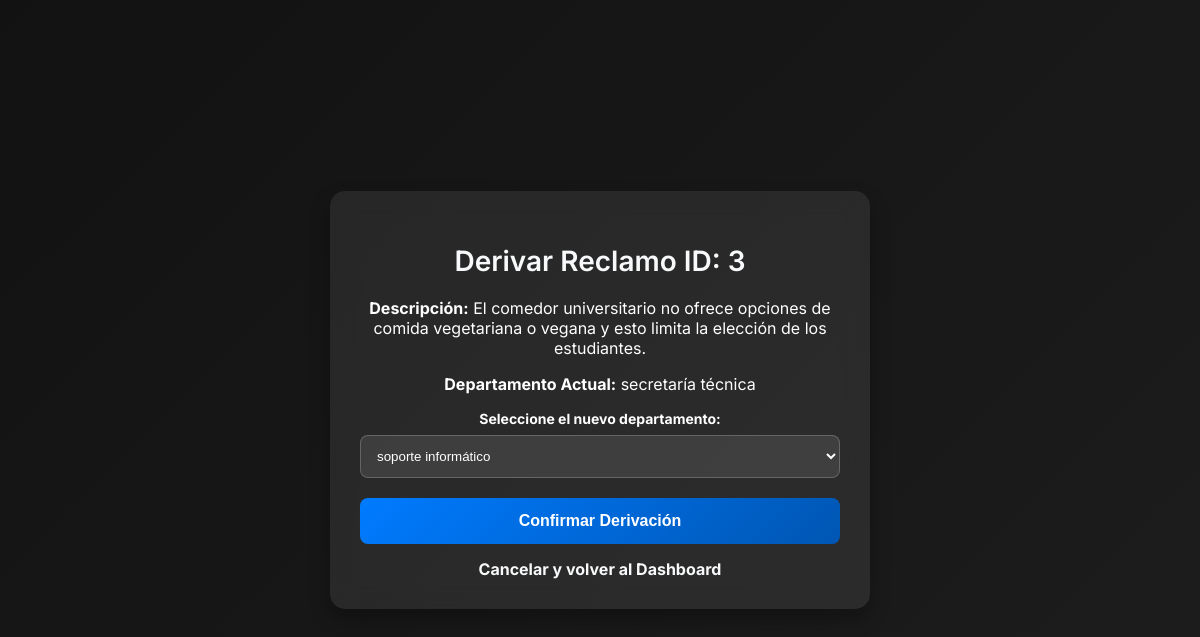
Page /derivar/3 (signed in) on the committed database.
### modules/modelos.py (models this page shows, shortened)
class ModeloReclamo(Base):
    __tablename__= 'reclamos'
    id= Column(Integer, primary_key=True)
    descripcion= Column(String(1000), nullable=False)
    estado= Column(String(50), default="pendiente") #El estado. Puede ser Pendiente, o Resuelto
    departamento= Column(String(100), nullable=False)
    fecha_creacion= Column(DateTime, default=datetime.utcnow)
    fecha_resolucion= Column(DateTime, nullable=True)
    id_usuario= Column(Integer, ForeignKey('usuarios.id')) #Reclamo ligado a usuario
    foto = Column(String(255), nullable=True)

### server.py (the view, shortened to what this page needs)
@app.route('/derivar/<int:id>', methods=['GET', 'POST'])
@login_required
def derivar_reclamo(id):
    if not current_user.es_secretario():
        flash("Acceso denegado. Solo la Secretaría Técnica puede derivar reclamos.", "error")
        return redirect(url_for('dashboard'))
    reclamo = gestor_reclamos.obtener_reclamo(id)
    if not reclamo:
        flash("Reclamo no encontrado.", "error")
        return redirect(url_for('dashboard'))
    departamentos = gestor_reclamos.obtener_departamentos()
    return render_template('derivar_reclamo.html', reclamo=reclamo, departamentos=departamentos)

### modules/dominio.py (called while the page is built)
    @property
    def id(self):
        return self.__id

    @property
    def descripcion(self):
        return self.__descripcion

    @property
    def departamento(self):
        return self.__departamento

    @id.setter
    def id(self, p_id):
        if p_id is not None and not isinstance(p_id, int):
            raise ValueError("El id debe ser un número entero")
        self.__id=p_id

    @descripcion.setter
    def descripcion(self, p_descripcion):
        if not isinstance(p_descripcion, str) or p_descripcion.strip() == "":
            raise ValueError("La descripcion no puede estar vacía")
        self.__descripcion= p_descripcion.strip()

    @estado.setter
    def estado(self, p_estado):
        if p_estado not in ["pendiente", "resuelto", "en proceso","inválido"]:
            raise ValueError("El estado debe ser 'pendiente', 'resuelto', 'en proceso' o 'invalido'")
        self.__estado=p_estado

    @id_usuario.setter
    def id_usuario(self, p_id_usuario):
        if  p_id_usuario is not None and not isinstance(p_id_usuario, int):
            raise ValueError("El ID de usuario debe ser un número entero")
        self.__id_usuario=p_id_usuario

    @departamento.setter
    def departamento(self, p_departamento):
        if not isinstance(p_departamento, str) or p_departamento.strip()== "":
            raise ValueError("El departamento no puede estar vacío")
        self.__departamento=p_departamento

    @fecha_creacion.setter
    def fecha_creacion(self, p_fecha_creacion):
        self.__fecha_creacion= p_fecha_creacion

    @foto.setter
    def foto(self, p_foto):
        self.__foto=p_foto

    @fecha_resolucion.setter
    def fecha_resolucion(self, p_fecha_resolucion):
        self.__fecha_resolucion= p_fecha_resolucion

    @property
    def id(self):
        return self.__id

    @property
    def nombre(self):
        return self.__nombre

    @property
    def apellido(self):
        return self.__apellido

    @property
    def username(self):
        return self.__username

    @property
    def email(self):
        return self.__email

    @property
    def password(self):
        return self.__password

    @property
    def rol(self):
        return self.__rol

    @property
    def departamento(self):
        return self.__departamento

    @property
    def claustro(self):
        return self.__claustro

    @password.setter # This line should have the correct indentation
    def password(self, password: str):
        self.__password = password

### templates/derivar_reclamo.html (shortened to what this page needs)
<!DOCTYPE html>
<html lang="es">
<head>
    <link rel="stylesheet" type="text/css" href="{{ url_for('static', filename='style.css') }}">
</head>
<body>
    <div class="container">
        <h2>Derivar Reclamo ID: {{ reclamo.id }}</h2>
        <p><strong>Descripción:</strong> {{ reclamo.descripcion }}</p>
        <p><strong>Departamento Actual:</strong> {{ reclamo.departamento }}</p>
        <form method="POST">
            <label for="nuevo_departamento">Seleccione el nuevo departamento:</label>
            <select name="nuevo_departamento" class="form-control">
                {% for depto in departamentos %}
                    {% if depto != reclamo.departamento %}
                        <option value="{{ depto }}">{{ depto }}</option>
                    {% endif %}
                {% endfor %}
            </select>
            <button type="submit" class="btn-primary" style="margin-top: 20px;">Confirmar Derivación</button>
        </form>
        <a href="{{ url_for('dashboard') }}" style="margin-top: 15px; display: block;">Cancelar y volver al Dashboard</a>
    </div>
</body>
</html>

### static/style.css (style rules this page uses)
body { font-family: 'Inter', sans-serif; background: linear-gradient(135deg, #121212, #1d1d1d); color: #ffffff; margin: 0; display: flex; justify-content: center; align-items: center; min-height: 100vh; }
.container { width: 40%; padding: 30px; background: rgba(255, 255, 255, 0.08); box-shadow: 0px 10px 20px rgba(0, 0, 0, 0.3); border-radius: 15px; backdrop-filter: blur(12px); text-align: center; transition: all 0.3s ease-in-out; }
h2 { font-size: 28px; font-weight: 600; color: #f8f9fa; margin-bottom: 20px; }
label { font-weight: bold; display: block; margin-top: 15px; font-size: 14px; }
.form-control { width: 100%; padding: 12px; margin-top: 8px; border: 1px solid rgba(255, 255, 255, 0.2); border-radius: 8px; background: rgba(255, 255, 255, 0.1); color: #fff; transition: 0.3s; }
.btn-primary { display: block; width: 100%; padding: 14px; font-size: 16px; font-weight: bold; background: linear-gradient(135deg, #007bff, #0056b3); color: white; border: none; border-radius: 8px; cursor: pointer; transition: 0.4s ease-in-out; margin-top: 20px; }
a { color: #f8f9fa; text-decoration: none; font-weight: bold; display: block; margin-top: 20px; transition: 0.3s; }

### rows in the picture
ModeloReclamo: descripcion "El comedor universitario no ofrece opciones de comida vegetariana o vegana y esto limita la elección de los estudiantes.", departamento "secretaría técnica"

### other values in the picture
{{ reclamo.id }} "3"
form field nuevo_departamento "soporte informático"
